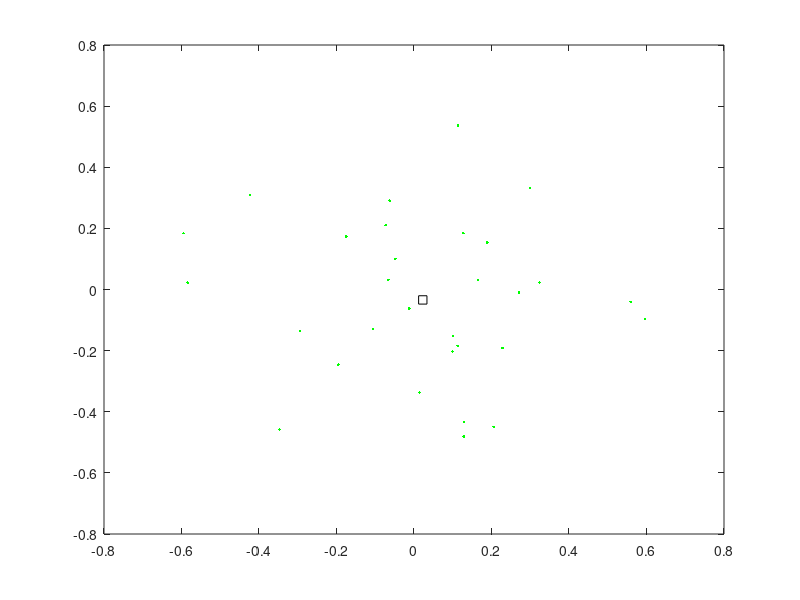

Write the MATLAB code that produced this figure. (Note: this script raises an error after producing the figure.)
clear;clc;clf;
% initialize random generator
rng('shuffle');
addpath('PF_test','CarSim_test');
global Q R gain Q2;
Q = diag([0.03,0.03,0.03,0.03])/3;
R = diag([0.5,0.5,0.3])/10;
Q2 = Q*5;
gain = 0.5*[diag([1,1,1]);[0 0 0]];
global dist;
dist = Q;

N = 30;
X = randn(N,4)*diag([0.25,0.25,0.2,0.02]);
samples = plot(X(:,1),X(:,2),'g.');
hold on;
filted = mean(X);
filt = plot(filted(1),filted(2),'ks');
% simulation
dt = 0.05;
initialPose = [0 0 0 0].';
L = 0.25;
timedue = 20;

simulationTime = 0;

states = initialPose;
statedis = states;
grahnddis = RobPlot([],initialPose,L,1);
y = Measurement(states);
output = plot(y(1),y(2),'ro');
outdir = quiver(y(1),y(2),L*cos(y(3)),L*sin(y(3)),'color','m');

trj = plot(states(1,:),states(2,:),'color','r');

measurement = [];
filtered = [];

while simulationTime < timedue
    % control and measure
    uCmd(1) = 0.7*abs(sin(simulationTime))+0.1;
    uCmd(2) = 0.08*cos(simulationTime);
    statedis = DistDyn(statedis,uCmd,L,dt);
    states = [states,statedis];
    y = Measurement(statedis);
    % plot
    grahnddis = RobPlot(grahnddis,statedis,L,1);
    set(trj,'XData',states(1,:),'YData',states(2,:));
    set(output,'XData',y(1),'YData',y(2));
    set(outdir,'xdata',y(1),'ydata',y(2),'udata',L*cos(y(3)),'vdata',L*sin(y(3)));
    % filter
%     X = PF(X,uCmd,y,@(x,u)RandDistDyn(x,u,L,dt),@MeasureProb);
    X = PF_proposalDen(X,uCmd,y,...
        @(xn,x,u)RandDistDynProb(xn,x,u,L,dt),...
        @(x,y,u)RandDistDyn_proposal(x,y,u,L,dt),...
        @MeasureProb);
%     for i=1:N
%         X(i,:) = RandDistDyn_proposal(X(i,:),y,uCmd,L,dt);
%     end
    filted = mean(X);
    set(filt,'XData',filted(1),'YData',filted(2));
    set(samples,'XData',X(:,1),'YData',X(:,2));
    pause(0.0001);
    simulationTime = simulationTime + dt;
    measurement = [measurement;y(:).'];
    filtered = [filtered;mean(X)];
end
    